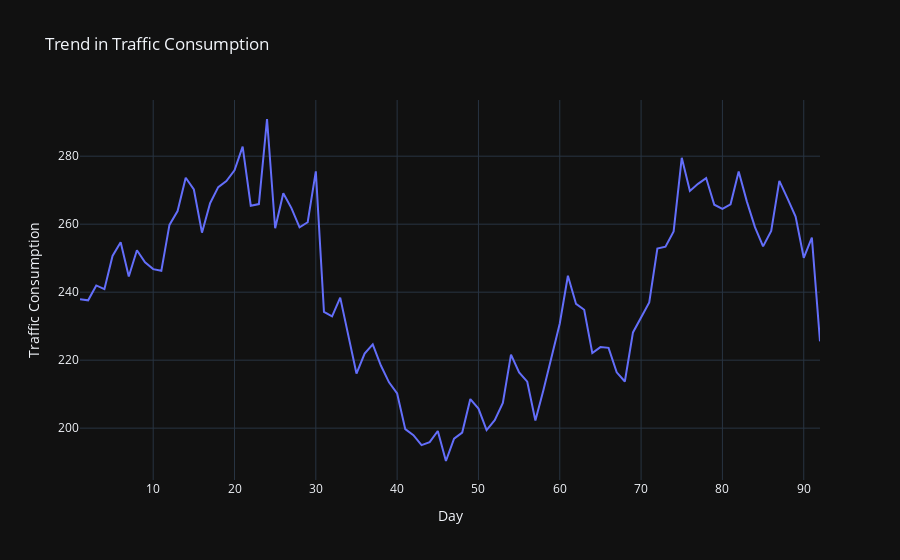

The code cell stored with this chart in its notebook:
### Markdown cell above
## 3) Analyze Traffic Consumption

I create a line plot to analyze the trend in traffic consumption over time. This plot focuses specifically on the 'Average Traffic per User' metric, which provides insights into how much traffic, on average, each user generates.

- I use the `px.line` function from the Plotly Express library to create the line plot.
- The x-axis represents the 'Day' variable, indicating the timeline.
- The y-axis represents 'Avg_Traffic_Per_User,' showing the average traffic consumption per user.
- The title of the plot is set as 'Trend in Traffic Consumption.'
- I update the x-axis and y-axis labels to 'Day' and 'Traffic Consumption,' respectively, to provide clear information.

This visualization allows me to understand how traffic consumption per user changes over time, which is crucial for assessing user engagement and network performance.

### Code cell
# 3) Analyze Traffic Consumption
# Create a line plot for Average Traffic per User
fig3 = px.line(df, x='Day', y='Avg_Traffic_Per_User', title='Trend in Traffic Consumption')
fig3.update_xaxes(title_text='Day')
fig3.update_yaxes(title_text='Traffic Consumption')
fig3.update_layout(template=plotly_dark_template)

### Figure 1 — Plotly figure (JSON) as saved in the notebook; plotly's stock layout.template omitted (floating-point values rounded to 4 significant figures)
{"data": [{"hovertemplate": "Day=%{x}<br>Avg_Traffic_Per_User=%{y}<extra></extra>", "legendgroup": "", "line": {"color": "#636efa", "dash": "solid"}, "marker": {"symbol": "circle"}, "mode": "lines", "name": "", "orientation": "v", "showlegend": false, "type": "scatter", "x": [1, 2, 3, 4, 5, 6, 7, 8, 9, 10, 11, 12, 13, 14, 15, 16, 17, 18, 19, 20, 21, 22, 23, 24, 25, 26, 27, 28, 29, 30, 31, 32, 33, 34, 35, 36, 37, 38, 39, 40, 41, 42, 43, 44, 45, 46, 47, 48, 49, 50, 51, 52, 53, 54, 55, 56, 57, 58, 59, 60, 61, 62, 63, 64, 65, 66, 67, 68, 69, 70, 71, 72, 73, 74, 75, 76, 77, 78, 79, 80, 81, 82, 83, 84, 85, 86, 87, 88, 89, 90, 91, 92], "xaxis": "x", "y": [237.9, 237.6, 242.0, 240.9, 250.7, 254.7, 244.6, 252.3, 248.8, 246.8, 246.3, 259.8, 263.9, 273.7, 270.2, 257.5, 266.2, 270.9, 272.7, 275.9, 282.8, 265.4, 265.9, 290.9, 258.8, 269.1, 264.7, 259.1, 260.6, 275.6, 234.2, 232.9, 238.4, 227.0, 216.1, 222.0, 224.7, 218.4, 213.5, 210.2, 199.7, 198.0, 195.0, 195.9, 199.2, 190.3, 196.9, 198.7, 208.5, 205.8, 199.4, 202.3, 207.4, 221.6, 216.4, 213.7, 202.2, 211.3, 221.2, 230.8, 244.8, 236.5, 234.8, 222.1, 223.8, 223.6, 216.4, 213.7, 228.2, 232.7, 237.0, 252.8, 253.4, 257.9, 279.5, 269.8, 271.9, 273.6, 265.7, 264.5, 265.9, 275.5, 266.7, 259.1, 253.5, 258.0, 272.7, 267.6, 262.2, 250.1, 256.0, 225.5], "yaxis": "y"}], "layout": {"legend": {"tracegroupgap": 0}, "title": {"text": "Trend in Traffic Consumption"}, "xaxis": {"anchor": "y", "domain": [0, 1], "title": {"text": "Day"}}, "yaxis": {"anchor": "x", "domain": [0, 1], "title": {"text": "Traffic Consumption"}}}}
